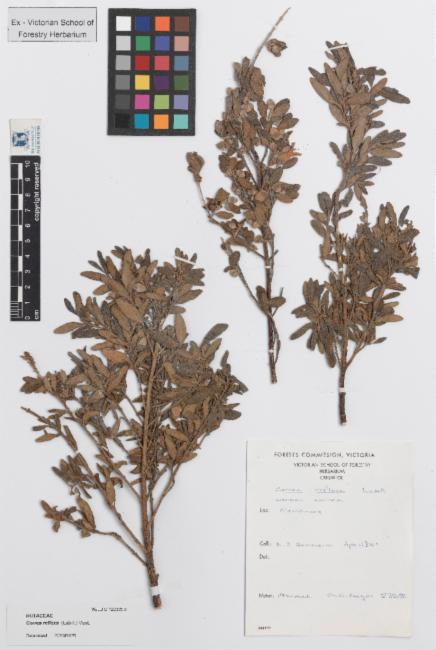
#> input picture images/DownloadedFile_020325aa-e07f-43dd-ac50-45c9b7ff85b4.jpg, 436 x 650 px, found by its file name; its folder holds only this picture in this run
$ jupyter execute --allow-errors 'Etude_statistique_éléments_non_végetaux.ipynb'
#> lines starting #> are read from the running program, lines starting #| are printed output that depends on the picture
##Etude statistique

Nombre d'images

[cell 1]
import os
from os.path import join, isfile

def nombre_images(folder_path):
    # Liste des fichiers dans le dossier
    files = [f for f in os.listdir(folder_path) if isfile(join(folder_path, f))]

    # Compter le nombre d'images
    image_count = sum(1 for file in files if file.lower().endswith(('.png', '.jpg', '.jpeg', '.gif', '.bmp', '.tif', '.tiff')))

    return image_count

if __name__ == "__main__":
    # Spécifier le chemin du dossier contenant les images
    folder_path = "/content/drive/MyDrive/non_végétaux/train/images"
    folder_path_ = "/content/drive/MyDrive/non_végétaux/valid/images"

    # Appeler la fonction pour compter le nombre d'images dans le dossier
    count = nombre_images(folder_path)+ nombre_images(folder_path_)

    print(f"Nombre d'images est: {count}")

Nombre d'annotations

[cell 2]
import os
from os.path import join, isfile

def nombre_fichiers(folder_path):
    # Liste des fichiers dans le dossier
    files = [f for f in os.listdir(folder_path) if isfile(join(folder_path, f))]

    # Compter le nombre de fichiers
    file_count = sum(1 for file in files if file.lower().endswith(('.txt')))

    return file_count

#> (the rest of this cell did not finish here and is left out)

Nombre d'occurences des classes des éléments non végétaux

[cell 3]
import os
import pandas as pd

# Chemin vers le dossier contenant les fichiers d'annotations YOLO
annotations_folder = "/content/drive/MyDrive/non_végétaux/train/labels"
annotations_folder_ = "/content/drive/MyDrive/non_végétaux/valid/labels"

# Initialiser un dictionnaire pour stocker les statistiques par classe
class_stats = {}

# Parcourir tous les fichiers dans le dossier d'annotations
def occurence_classes(annotations_folder):
  for filename in os.listdir(annotations_folder):
      if filename.endswith(".txt"):
          file_path = os.path.join(annotations_folder, filename)

          # Ouvrir le fichier d'annotations
          with open(file_path, "r") as file:
              lines = file.readlines()

          # Parcourir chaque ligne du fichier d'annotations
          for line in lines:
              # Diviser la ligne en mots
              parts = line.split()

              # La première partie est la classe
              class_name = parts[0]

              # Vérifier si la classe est déjà dans le dictionnaire, sinon l'initialiser à 1
              if class_name not in class_stats:
                  class_stats[class_name] = 1
              else:
                  # Si la classe est déjà présente, incrémenter le compteur
                  class_stats[class_name] += 1

# Convertir le dictionnaire en un DataFrame pandas
  df = pd.DataFrame(list(class_stats.items()), columns=['Classe', 'Occurrences'])

  return df.style.set_properties(**{"border": "2px solid blue", "color": "black"})
print('statistique Train set')
#> (the rest of this cell did not finish here and is left out)

[cell 4]
print('statistique valid set')
#> (the rest of this cell did not finish here and is left out)

Statistiques descriptives sur la longueur et la largeur des images

[cell 5]
from PIL import Image
import os
import pandas as pd

# Chemin vers le dossier contenant les images
images_folder = "/content/drive/MyDrive/non_végétaux/train/images"
images_folder_ = "/content/drive/MyDrive/non_végétaux/valid/images"
def statistiques(images_folder):
  # Initialiser une liste pour stocker les données sur la longueur et la largeur
  data = []

  # Parcourir tous les fichiers dans le dossier d'images
  for filename in os.listdir(images_folder):
      if filename.endswith((".jpg", ".jpeg", ".png", ".bmp")):
          image_path = os.path.join(images_folder, filename)

          # Ouvrir l'image et obtenir ses dimensions
          with Image.open(image_path) as img:
#> img is the input picture: PIL image 436x650 RGB; mean R, G, B 193, 187.7, 185
              width, height = img.size

          # Ajouter les données à la liste
          data.append({
              'Image': filename,
              'Longueur': width,
              'Largeur': height
          })

  # Convertir la liste en un DataFrame pandas
  df = pd.DataFrame(data)

  # Afficher des statistiques descriptives
  print(df.describe())
#|        Longueur  Largeur
#| count       1.0      1.0
#| mean      436.0    650.0
#| std         NaN      NaN
#| min       436.0    650.0
#| 25%       436.0    650.0
#> (further printed lines are left out)

  # Afficher une moyenne générale
  print("\nMoyenne générale :")
  print(df[['Longueur', 'Largeur']].mean())
#| Longueur    436.0
#| Largeur     650.0
#| dtype: float64
print("Statistiques descriptives sur la longueur et la largeur des images du training set :")
statistiques(images_folder)
print("Statistiques descriptives sur la longueur et la largeur des images du test set :")
statistiques(images_folder_)
#|        Longueur  Largeur
#| count       1.0      1.0
#| mean      436.0    650.0
#| std         NaN      NaN
#| min       436.0    650.0
#| 25%       436.0    650.0
#> (further printed lines are left out)
#| Longueur    436.0
#| Largeur     650.0
#| dtype: float64

Statistiques descriptives sur la longueur et la largeur des classes

[cell 6]
import os
import pandas as pd

# Chemin vers le dossier contenant les fichiers d'annotations YOLO
annotations_folder = "/content/drive/MyDrive/non_végétaux/train/labels"
annotations_folder_ = "/content/drive/MyDrive/non_végétaux/valid/labels"
def statistiques_classes(annotations_folder):
  # Initialiser une liste pour stocker les données sur la longueur et la largeur
  data = []

  # Parcourir tous les fichiers dans le dossier d'annotations
  for filename in os.listdir(annotations_folder):
      if filename.endswith(".txt"):
          file_path = os.path.join(annotations_folder, filename)

          # Ouvrir le fichier d'annotations
          with open(file_path, "r") as file:
              lines = file.readlines()

          # Parcourir chaque ligne du fichier d'annotations
          for line in lines:
              # Diviser la ligne en mots
              parts = line.split()

              # La première partie est la classe
              class_name = parts[0]

              # Les coordonnées suivantes sont x, y, largeur, hauteur
              x, y, width, height = map(float, parts[1:5])

              # Ajouter les données à la liste
              data.append({
                  'Classe': class_name,
                  'Longueur': width,
                  'Largeur': height
              })

  # Convertir la liste en un DataFrame pandas
  df = pd.DataFrame(data)
  # Afficher des statistiques descriptives
  print("Statistiques descriptives sur la longueur et la largeur des classes :")
  print(df.groupby('Classe').describe())

  # Afficher une moyenne générale
  print("\nMoyenne générale :")
  print(df[['Longueur', 'Largeur']].mean())
#> (the rest of this cell did not finish here and is left out)

Nombre de bounding boxes annotées pour chaque organe dans les deux ensemble Train et Test

[cell 7]
import os
import cv2
import numpy as np
import matplotlib.pyplot as plt

# [9 lines left out: functions load_annotations, load_images, not called in this run]

def extract_class_from_annotation(annotation_line):
    class_id = annotation_line.split()[0]
    return class_id

# Chemins vers les dossiers
train_annotations_path = "/content/drive/MyDrive/non_végétaux/train/labels"
train_images_path = "/content/drive/MyDrive/non_végétaux/train/images"

test_annotations_path = "/content/drive/MyDrive/non_végétaux/valid/labels"
test_images_path = "/content/drive/MyDrive/non_végétaux/valid/images"
# Charger les annotations et les images d'entraînement
#> (the rest of this cell did not finish here and is left out)

Histogramme des couleurs des images

[cell 8]
import os
import cv2
import matplotlib.pyplot as plt
import numpy as np

# Chemin vers le dossier contenant les images
images_folder = "/content/drive/MyDrive/non_végétaux/train/images"
images_folder_ = "/content/drive/MyDrive/non_végétaux/valid/images"
# Initialiser les listes pour stocker les histogrammes de couleurs
histogram_blue = []
histogram_green = []
histogram_red = []

# Parcourir tous les fichiers dans le dossier d'images
for filename in os.listdir(images_folder):
    if filename.endswith((".jpg", ".png")):
        image_path = os.path.join(images_folder, filename)

        # Charger l'image
        image = cv2.imread(image_path)

        # Calculer l'histogramme de couleurs
        hist_blue = cv2.calcHist([image], [0], None, [256], [0, 256])
#> hist_blue = 256 values, max 22264 at index 231, min 0 at index 2, mean 1107
        hist_green = cv2.calcHist([image], [1], None, [256], [0, 256])
#> hist_green = 256 values, max 24316 at index 229, min 0 at index 0, mean 1107
        hist_red = cv2.calcHist([image], [2], None, [256], [0, 256])
#> hist_red = 256 values, max 26785 at index 229, min 0 at index 0, mean 1107

        # Normaliser les histogrammes (facultatif)
        hist_blue = hist_blue / hist_blue.sum()
#> hist_blue = 256 values, max 0.0786 at index 231, min 0 at index 2, mean 0.00391
        hist_green = hist_green / hist_green.sum()
#> hist_green = 256 values, max 0.0858 at index 229, min 0 at index 0, mean 0.00391
        hist_red = hist_red / hist_red.sum()
#> hist_red = 256 values, max 0.0945 at index 229, min 0 at index 0, mean 0.00391

        # Ajouter les histogrammes à la liste
        histogram_blue.append(hist_blue.ravel())
        histogram_green.append(hist_green.ravel())
        histogram_red.append(hist_red.ravel())

for filename in os.listdir(images_folder_):
    if filename.endswith((".jpg", ".png")):
        image_path = os.path.join(images_folder_, filename)

        # Charger l'image
        image = cv2.imread(image_path)

        # Calculer l'histogramme de couleurs
        hist_blue = cv2.calcHist([image], [0], None, [256], [0, 256])
#> hist_blue = 256 values, max 22264 at index 231, min 0 at index 2, mean 1107
        hist_green = cv2.calcHist([image], [1], None, [256], [0, 256])
#> hist_green = 256 values, max 24316 at index 229, min 0 at index 0, mean 1107
        hist_red = cv2.calcHist([image], [2], None, [256], [0, 256])
#> hist_red = 256 values, max 26785 at index 229, min 0 at index 0, mean 1107

        # Normaliser les histogrammes (facultatif)
        hist_blue = hist_blue / hist_blue.sum()
#> hist_blue = 256 values, max 0.0786 at index 231, min 0 at index 2, mean 0.00391
        hist_green = hist_green / hist_green.sum()
#> hist_green = 256 values, max 0.0858 at index 229, min 0 at index 0, mean 0.00391
        hist_red = hist_red / hist_red.sum()
#> hist_red = 256 values, max 0.0945 at index 229, min 0 at index 0, mean 0.00391

        # Ajouter les histogrammes à la liste
        histogram_blue.append(hist_blue.ravel())
        histogram_green.append(hist_green.ravel())
        histogram_red.append(hist_red.ravel())

# Convertir les listes en un tableau numpy
histogram_blue = np.array(histogram_blue)
histogram_green = np.array(histogram_green)
histogram_red = np.array(histogram_red)

# Créer un histogramme cumulatif (facultatif)
cumulative_histogram_blue = np.cumsum(histogram_blue, axis=0)
cumulative_histogram_green = np.cumsum(histogram_green, axis=0)
cumulative_histogram_red = np.cumsum(histogram_red, axis=0)

# Afficher les histogrammes
plt.figure(figsize=(12, 6))

# Afficher l'histogramme bleu
plt.subplot(3, 1, 1)
plt.plot(histogram_blue.T, color='blue')  # Transposer pour avoir les niveaux de couleur en abscisse
plt.title('Histogramme de la composante bleue')
plt.xlabel('Niveaux de couleur')
plt.ylabel('Fréquence')

# Afficher l'histogramme vert
plt.subplot(3, 1, 2)
plt.plot(histogram_green.T, color='green')
plt.title('Histogramme de la composante verte')
plt.xlabel('Niveaux de couleur')
plt.ylabel('Fréquence')

# Afficher l'histogramme rouge
plt.subplot(3, 1, 3)
plt.plot(histogram_red.T, color='red')
plt.title('Histogramme de la composante rouge')
plt.xlabel('Niveaux de couleur')
plt.ylabel('Fréquence')

plt.tight_layout()
plt.show()
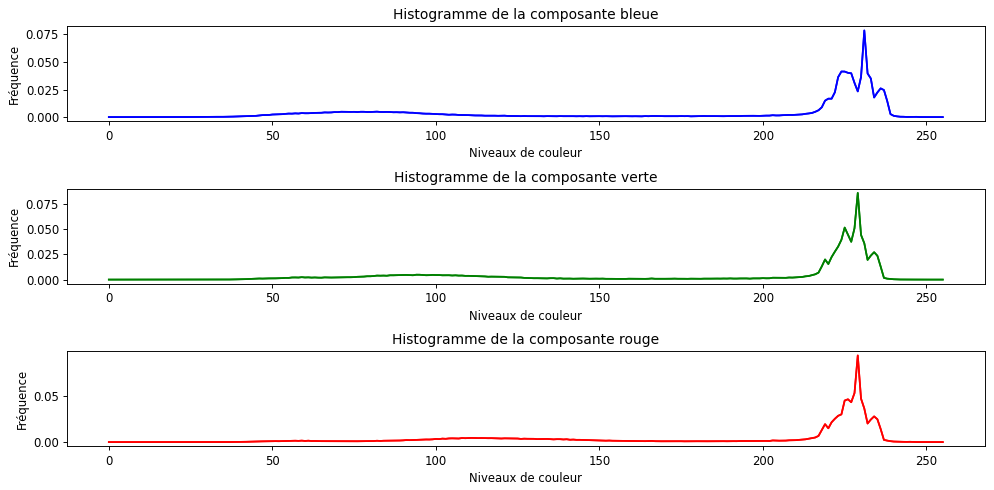
#> figure drawn by matplotlib, 3 panels; panel 1: curve peaks at x = 231, y = 0.0786; panel 1: curve peaks at x = 231, y = 0.0786; panel 2: curve peaks at x = 229, y = 0.0858; panel 2: curve peaks at x = 229, y = 0.0858


$ run again, on images/DownloadedFile_ab681ddb-1405-4a8f-b7d3-0651dd0b6054.jpg
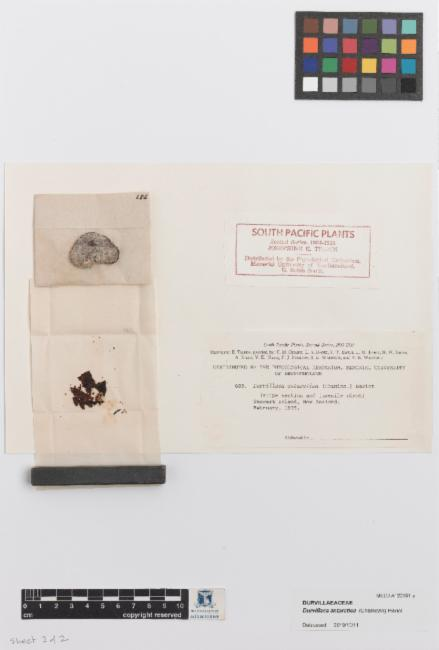
#> input picture images/DownloadedFile_ab681ddb-1405-4a8f-b7d3-0651dd0b6054.jpg, 439 x 650 px, found by its file name
#> in statistiques, img is the input picture: PIL image 439x650 RGB; mean R, G, B 214.3, 209.8, 206.8
#|        Longueur  Largeur
#| count       1.0      1.0
#| mean      439.0    650.0
#| std         NaN      NaN
#| min       439.0    650.0
#| 25%       439.0    650.0
#> (further printed lines are left out)
#| Longueur    439.0
#| Largeur     650.0
#| dtype: float64
#|        Longueur  Largeur
#| count       1.0      1.0
#| mean      439.0    650.0
#| std         NaN      NaN
#| min       439.0    650.0
#| 25%       439.0    650.0
#> (further printed lines are left out)
#| Longueur    439.0
#| Largeur     650.0
#| dtype: float64
#> `hist_blue = cv2.calcHist([image], [0], None, [256], [0, 256])`: hist_blue = 256 values, max 26357 at index 222, min 0 at index 0, mean 1114.6
#> `hist_green = cv2.calcHist([image], [1], None, [256], [0, 256])`: hist_green = 256 values, max 27094 at index 220, min 0 at index 0, mean 1114.6
#> `hist_red = cv2.calcHist([image], [2], None, [256], [0, 256])`: hist_red = 256 values, max 27297 at index 232, min 0 at index 0, mean 1114.6
#> `hist_blue = hist_blue / hist_blue.sum()`: hist_blue = 256 values, max 0.0924 at index 222, min 0 at index 0, mean 0.00391
#> `hist_green = hist_green / hist_green.sum()`: hist_green = 256 values, max 0.095 at index 220, min 0 at index 0, mean 0.00391
#> `hist_red = hist_red / hist_red.sum()`: hist_red = 256 values, max 0.0957 at index 232, min 0 at index 0, mean 0.00391
#> `hist_blue = cv2.calcHist([image], [0], None, [256], [0, 256])`: hist_blue = 256 values, max 26357 at index 222, min 0 at index 0, mean 1114.6
#> `hist_green = cv2.calcHist([image], [1], None, [256], [0, 256])`: hist_green = 256 values, max 27094 at index 220, min 0 at index 0, mean 1114.6
#> `hist_red = cv2.calcHist([image], [2], None, [256], [0, 256])`: hist_red = 256 values, max 27297 at index 232, min 0 at index 0, mean 1114.6
#> `hist_blue = hist_blue / hist_blue.sum()`: hist_blue = 256 values, max 0.0924 at index 222, min 0 at index 0, mean 0.00391
#> `hist_green = hist_green / hist_green.sum()`: hist_green = 256 values, max 0.095 at index 220, min 0 at index 0, mean 0.00391
#> `hist_red = hist_red / hist_red.sum()`: hist_red = 256 values, max 0.0957 at index 232, min 0 at index 0, mean 0.00391
#> `plt.show()`:
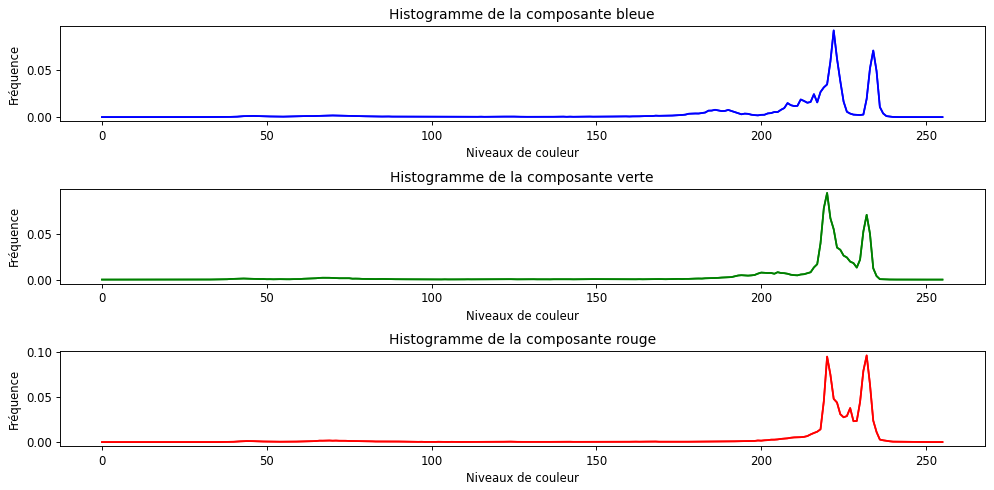
#> figure drawn by matplotlib, 3 panels; panel 1: curve peaks at x = 222, y = 0.0924; panel 1: curve peaks at x = 222, y = 0.0924; panel 2: curve peaks at x = 220, y = 0.095; panel 2: curve peaks at x = 220, y = 0.095

$ run again, on images/DownloadedFile_23e7e84b-7ea2-4207-bdeb-f755206533ff.jpg
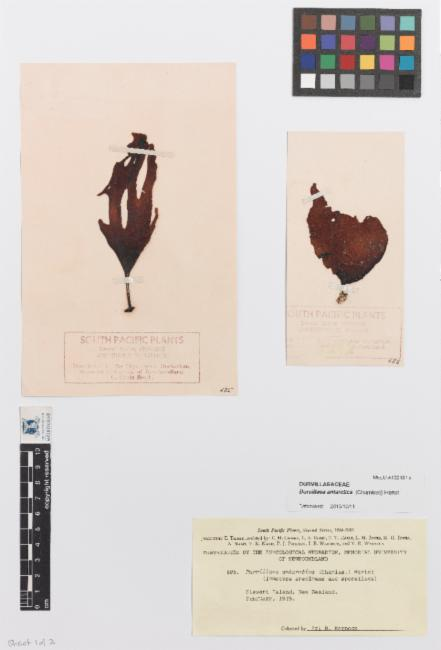
#> input picture images/DownloadedFile_23e7e84b-7ea2-4207-bdeb-f755206533ff.jpg, 441 x 650 px, found by its file name
#> in statistiques, img is the input picture: PIL image 441x650 RGB; mean R, G, B 217.7, 209.6, 203.4
#|        Longueur  Largeur
#| count       1.0      1.0
#| mean      441.0    650.0
#| std         NaN      NaN
#| min       441.0    650.0
#| 25%       441.0    650.0
#> (further printed lines are left out)
#| Longueur    441.0
#| Largeur     650.0
#| dtype: float64
#|        Longueur  Largeur
#| count       1.0      1.0
#| mean      441.0    650.0
#| std         NaN      NaN
#| min       441.0    650.0
#| 25%       441.0    650.0
#> (further printed lines are left out)
#| Longueur    441.0
#| Largeur     650.0
#| dtype: float64
#> `hist_blue = cv2.calcHist([image], [0], None, [256], [0, 256])`: hist_blue = 256 values, max 18331 at index 227, min 0 at index 0, mean 1119.7
#> `hist_green = cv2.calcHist([image], [1], None, [256], [0, 256])`: hist_green = 256 values, max 16106 at index 225, min 0 at index 0, mean 1119.7
#> `hist_red = cv2.calcHist([image], [2], None, [256], [0, 256])`: hist_red = 256 values, max 23828 at index 237, min 0 at index 0, mean 1119.7
#> `hist_blue = hist_blue / hist_blue.sum()`: hist_blue = 256 values, max 0.0639 at index 227, min 0 at index 0, mean 0.00391
#> `hist_green = hist_green / hist_green.sum()`: hist_green = 256 values, max 0.0562 at index 225, min 0 at index 0, mean 0.00391
#> `hist_red = hist_red / hist_red.sum()`: hist_red = 256 values, max 0.0831 at index 237, min 0 at index 0, mean 0.00391
#> `hist_blue = cv2.calcHist([image], [0], None, [256], [0, 256])`: hist_blue = 256 values, max 18331 at index 227, min 0 at index 0, mean 1119.7
#> `hist_green = cv2.calcHist([image], [1], None, [256], [0, 256])`: hist_green = 256 values, max 16106 at index 225, min 0 at index 0, mean 1119.7
#> `hist_red = cv2.calcHist([image], [2], None, [256], [0, 256])`: hist_red = 256 values, max 23828 at index 237, min 0 at index 0, mean 1119.7
#> `hist_blue = hist_blue / hist_blue.sum()`: hist_blue = 256 values, max 0.0639 at index 227, min 0 at index 0, mean 0.00391
#> `hist_green = hist_green / hist_green.sum()`: hist_green = 256 values, max 0.0562 at index 225, min 0 at index 0, mean 0.00391
#> `hist_red = hist_red / hist_red.sum()`: hist_red = 256 values, max 0.0831 at index 237, min 0 at index 0, mean 0.00391
#> `plt.show()`:
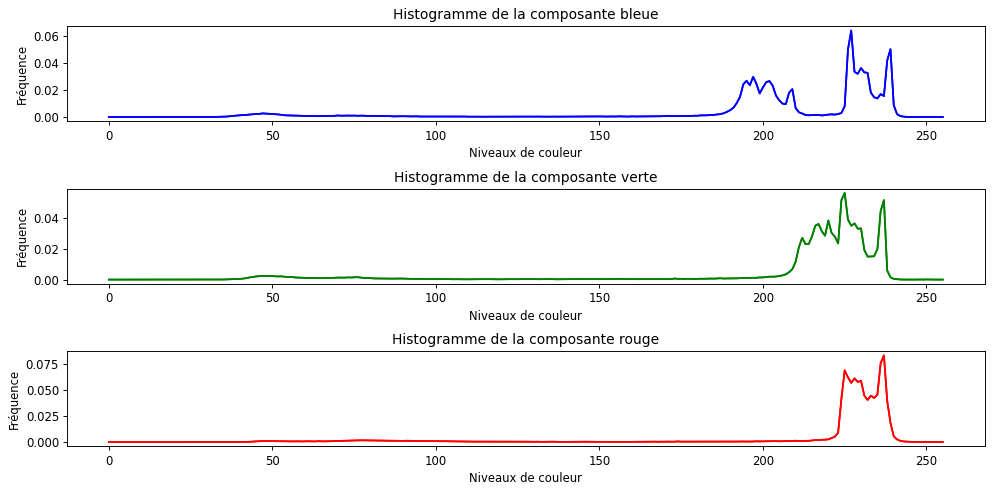
#> figure drawn by matplotlib, 3 panels; panel 1: curve peaks at x = 227, y = 0.0639; panel 1: curve peaks at x = 227, y = 0.0639; panel 2: curve peaks at x = 225, y = 0.0562; panel 2: curve peaks at x = 225, y = 0.0562
